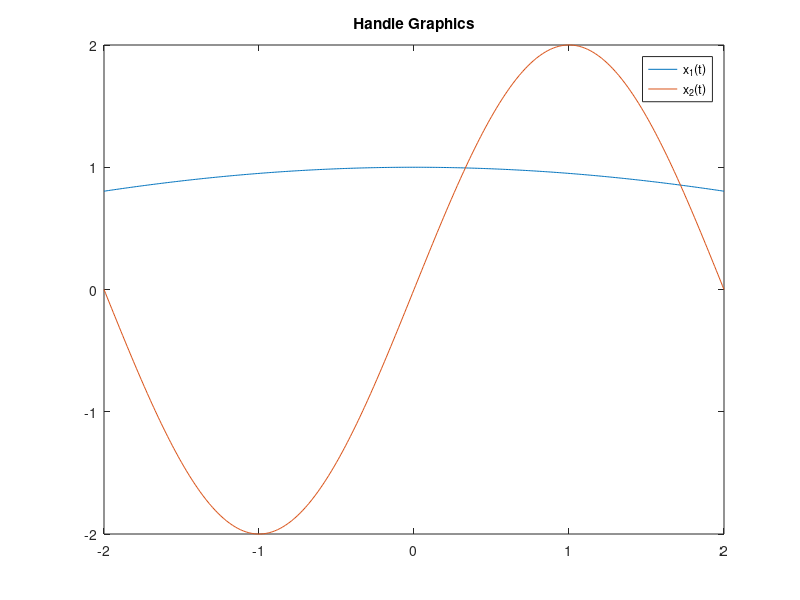

This figure's MATLAB source:
% Script file: HandleGraphics.m
%
% Purpose:
% Use handle to plot graphics
%
% Record of revisions:
% Date     Programmer   Description of change
% ======== ============ =====================
% 22/12/6  GeorgeDong32 Version 2.0
%
% Defined variables:
% hd1     x1(t)'s handle
% hd2     x2(t)'s handle
% chndl   current object handle
% ctype   the type of current object

% 初始图像绘制区
t = -2:0.01:2;
x1 = cos(t / pi);
x2 = 2 * sin(t / 2 * pi);
figure();
hd1 = plot(t, x1);
hold on;
hd2 = plot(t, x2);
title('Handle Graphics');
legend('x_1(t)', 'x_2(t)');
% 用户操作响应区
k = waitforbuttonpress;

while k == 0
    % Get the handle of the object
    chndl = gco;
    ctype = get(chndl, 'Type');
    % confirm clicked on a line
    if (ctype == get(hd1, 'Type'))
        set(chndl, 'Color', RandomColor())
    end

    % Check for another mouse click
    k = waitforbuttonpress;
end

hold off;
